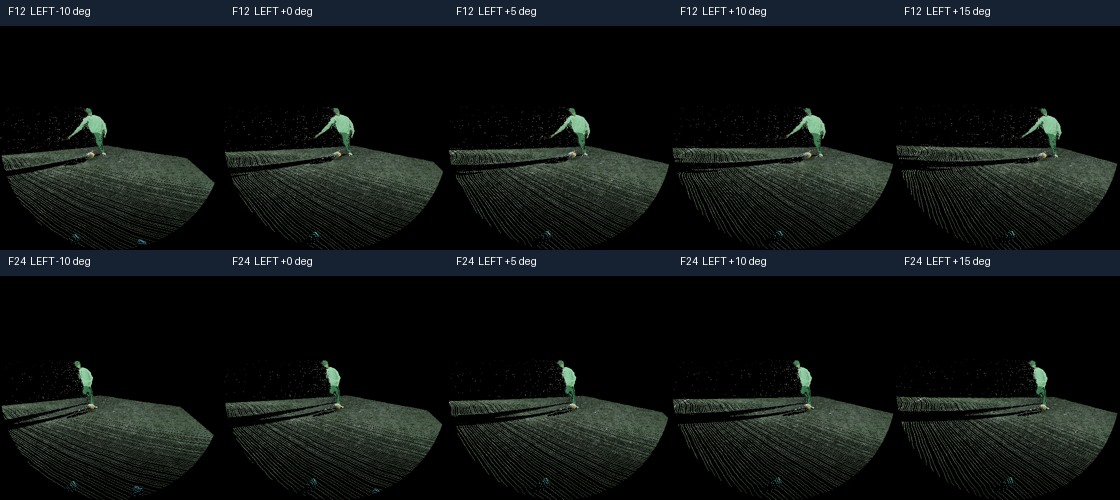

Generate this figure with Python:
import argparse
import hashlib
import io
import json
from pathlib import Path
import sys
from zipfile import ZipFile

import numpy as np
from PIL import Image, ImageDraw

ROOT = Path.cwd()
RUN = ROOT / 'runs/pair04_s0024-a800-20261121'
OUTPUT = Path(__file__).resolve().parent
sys.path.insert(0, str(RUN / 'pair05-foreground-match-20261122'))
import build_foreground_match as base

parser = argparse.ArgumentParser(description="Reproject Pair05 with fixed head centers on CPU.")
parser.add_argument("--timeline", action="store_true", help="Check teammate and ball at every GGA slot, at frozen yaw only.")
args = parser.parse_args()
FRAMES = tuple(range(0, 49, 4)) if args.timeline else base.FRAMES
ANGLES = (-15, -10, -5, 0, 5, 10, 15, 20)
if args.timeline:
    ANGLES = (0,)
TAKE = base.TAKE
path = RUN / f'ball-view-cpu-review/{TAKE}-ball-view-meta.json'
verification = json.loads((RUN / 'pair05-foreground-match-20261122/results/verification.json').read_text())
assert base.sha256(path) == verification['input_hashes']['meta']
meta, = json.loads(path.read_text())['test_datasets']
old_meta, = json.loads((RUN / f'multiclip-evidence/{TAKE}/teammate-view/meta.json').read_text())['test_datasets']
up = np.array(json.loads((RUN / f'multiclip-evidence/{TAKE}/viewpoint/trajectory-check.json').read_text())['ground_up'])
up /= np.linalg.norm(up)
exo = RUN / f'multiclip-prep/{TAKE}/example/self_capture/videos/{TAKE}/exo.mp4'
geometry = RUN / f'multiclip-evidence/{TAKE}/geometry/vipe_results/{TAKE}'
mask_path = geometry / 'mask/exo.zip'
ball_path = RUN / 'update-008/ball-recovery/pair05-ball.zip'
exclude_path = RUN / 'ball-view-cpu-review/pair05-composition-review/pair05-wearer-upper-body.zip'
renderer = ROOT / 'records/official_renderer_geometry.py'
for identity, file in (('exo', exo), ('balls', ball_path), ('instances', mask_path), ('wearer_exclusion', exclude_path), ('renderer', renderer)):
    assert base.sha256(file) == verification['input_hashes'][identity]
distortion = np.concatenate([base.coefficients(renderer, f'{field}_distortion_coeffs')
                             for field in ('radial', 'tangential', 'thinPrism')])
report = json.loads((RUN / 'update-008/output-008/logs/validated-inputs.json').read_text())
receipt, = [row for row in report if row['name'] == TAKE]
images = base.review_frames(exo, base.WIDTH, FRAMES)
w2c = np.asarray(meta['camera_extrinsics'])
k = np.asarray(meta['ego_intrinsics'])
ys, xs = np.mgrid[:base.HEIGHT, :base.WIDTH]
ray = np.stack((xs, ys, np.ones_like(xs)), axis=-1) @ np.linalg.inv(meta['camera_intrinsics']).T
cross = np.cross(np.broadcast_to(up, (3, 3)), np.eye(3)).T
sy, sx = np.mgrid[:base.SIZE, :base.SIZE]
inside = ((sx - k[0, 2])**2 + (sy - k[1, 2])**2 <= (base.SIZE / 2)**2).ravel()

def horizontal(vector):
    vector = vector - (vector @ up) * up
    return vector / np.linalg.norm(vector)

def left_bearing(forward, direction):
    forward = horizontal(forward)
    direction = horizontal(direction)
    return round(float(np.degrees(np.arctan2(direction @ np.cross(up, forward), direction @ forward))), 2)

def pose_yaw(pose, yaw):
    angle = np.deg2rad(yaw)
    q = np.cos(angle) * np.eye(3) + np.sin(angle) * cross + (1 - np.cos(angle)) * np.outer(up, up)
    center = np.linalg.solve(pose[:, :3], -pose[:, 3])
    rotation = pose[:, :3] @ q.T
    updated = np.column_stack((rotation, -rotation @ center))
    assert np.allclose(np.linalg.solve(rotation, -updated[:, 3]), center, atol=1e-12)
    assert abs(left_bearing(pose[2, :3], updated[2, :3]) - yaw) < 0.001
    return updated, center


def source_foreground(frame, rgb, masks, balls):
    instances = base.read_mask(masks, frame)
    ball = base.read_mask(balls, frame) == 255
    if frame in base.FRAMES:
        return base.foreground_labels(rgb, instances, ball)
    # Only the two detailed frames have validated disk labels.
    labels = np.zeros(instances.shape, dtype=np.int16)
    labels[instances == 2] = base.TEAMMATE
    labels[ball & (instances == 0)] = base.BALL
    return labels


results = {}
fig = Image.new('RGB', (5 * 224, 2 * (224 + 26)), '#162132')
draw = ImageDraw.Draw(fig)
with (ZipFile(mask_path) as masks, ZipFile(ball_path) as balls, ZipFile(exclude_path) as exclusions,
      ZipFile(geometry / 'depth/exo.zip') as depths):
    for index, frame in enumerate(FRAMES):
        rgb = np.asarray(images[frame])
        source_labels = source_foreground(frame, rgb, masks, balls)
        exclude = base.read_mask(exclusions, frame) == 255
        depth = base.load_depth(depths, frame)
        frozen_bytes = io.BytesIO()
        np.save(frozen_bytes, depth, allow_pickle=False)
        assert hashlib.sha256(frozen_bytes.getvalue()).hexdigest() == receipt['depth_sha256'][frame]
        scene = (ray * depth[..., None]).reshape(-1, 3)
        world = np.linalg.solve(w2c[:, :3], (scene - w2c[:, 3]).T).T
        frozen = np.asarray(meta['ego_extrinsics'][frame])
        prior = np.asarray(old_meta['ego_extrinsics'][frame])
        candidate = np.flatnonzero(~exclude.ravel())
        bearing_rows = {}
        take_results = {'old_teammate_camera_left_degrees': left_bearing(frozen[2, :3], prior[2, :3]), 'views': {}}
        for angle in ANGLES:
            pose, center = pose_yaw(frozen, angle)
            source, destination, z = base.project(world, pose, k, distortion, candidate)
            surface, _ = base.closest_surface(source, destination, z)
            hit = surface >= 0
            labels = np.zeros_like(surface, dtype=np.int16)
            labels[hit] = source_labels.ravel()[surface[hit]]
            if (labels == base.TEAMMATE).any():
                labels, _ = base.trusted_teammate(labels, surface, source_labels)
            labels[~inside] = 0
            row = {}
            names = base.NAMES if frame in base.FRAMES else {1: 'teammate', 2: 'ball'}
            for label, name in names.items():
                yy, xx = np.where(labels.reshape(base.SIZE, base.SIZE) == label)
                row[name] = [len(xx), [float(np.median(xx)), float(np.median(yy))] if len(xx) else None]
                if angle == 0 and frame in base.FRAMES:
                    prior_obs = verification['measurements'][f'F{frame:02}']['objects'][name]
                    assert len(xx) == prior_obs['target_visible_pixels']
                    if len(xx):
                        assert row[name][1] == prior_obs['center_xy']
                        samples = surface[labels == label]
                        bearing_rows[name] = left_bearing(frozen[2, :3], np.median(world[samples], axis=0) - center)
            row['nominal_circle_coverage'] = round(float((hit & inside).sum() / inside.sum()), 4)
            if frame in base.FRAMES:
                row['three_way_visible'] = bool(
                    row['teammate'][0] and row['ball'][0]
                    and any(row[name][0] for name in list(base.NAMES.values())[2:])
                )
            take_results['views'][angle] = row
            angles_plot = (-10, 0, 5, 10, 15)
            if not args.timeline and angle in angles_plot:
                tile = np.zeros((base.SIZE * base.SIZE, 3), dtype=np.uint8)
                tile[hit & inside] = rgb.reshape(-1, 3)[surface[hit & inside]]
                for label, color in base.COLORS.items():
                    relevant = labels == label
                    tile[relevant] = ((tile[relevant].astype(int) + np.asarray(color)) / 2).astype(np.uint8)
                tile = Image.fromarray(tile.reshape(base.SIZE, base.SIZE, 3)).resize((224, 224))
                x = 224 * angles_plot.index(angle)
                y = index * (224 + 26)
                draw.text((x + 8, y + 5), f'F{frame:02}  LEFT {angle:+} deg', fill='white')
                fig.paste(tile, (x, y+26))
        take_results['frozen_visible_object_left_bearing_degrees'] = bearing_rows
        results[f'F{frame:02}'] = take_results
if not args.timeline:
    with (OUTPUT / 'yaw.jpg').open('xb') as figure:
        fig.save(figure, format='JPEG', quality=91)
output_name = 'timeline.json' if args.timeline else 'yaw.json'
with (OUTPUT / output_name).open('x') as output:
    output.write(json.dumps(results, indent=2) + '\n')
for frame, entry in results.items():
    print(frame, 'teammate camera signed left', entry['old_teammate_camera_left_degrees'], 'visible rays signed left', entry['frozen_visible_object_left_bearing_degrees'])
    for angle, row in entry['views'].items():
        print(f'{angle:+d}', row)
